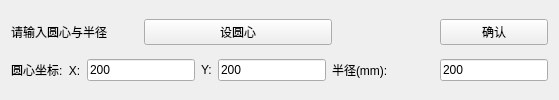
     <widget class="QWidget" name="T3Tab">
      <attribute name="title">
       <string>③</string>
      </attribute>
      <layout class="QGridLayout" name="gridLayout_7">
       <item row="0" column="0" colspan="2">
        <widget class="QLabel" name="T3TipLabel">
         <property name="text">
          <string>请输入圆心与半径</string>
         </property>
        </widget>
       </item>
       <item row="0" column="2" colspan="4">
        <widget class="QPushButton" name="T3SetCircleSpotBtn">
         <property name="text">
          <string>设圆心</string>
         </property>
        </widget>
       </item>
       <item row="0" column="6">
        <spacer name="horizontalSpacer_2">
         <property name="orientation">
          <enum>Qt::Horizontal</enum>
         </property>
         <property name="sizeHint" stdset="0">
          <size>
           <width>96</width>
           <height>20</height>
          </size>
         </property>
        </spacer>
       </item>
       <item row="0" column="7">
        <widget class="QPushButton" name="T3ConfirmBtn">
         <property name="text">
          <string>确认</string>
         </property>
        </widget>
       </item>
       <item row="1" column="0">
        <widget class="QLabel" name="label_13">
         <property name="text">
          <string>圆心坐标:  X:</string>
         </property>
        </widget>
       </item>
       <item row="1" column="1" colspan="2">
        <widget class="QLineEdit" name="T3XLineEdit">
         <property name="text">
          <string>200</string>
         </property>
        </widget>
       </item>
       <item row="1" column="3">
        <widget class="QLabel" name="label_14">
         <property name="text">
          <string>Y:</string>
         </property>
        </widget>
       </item>
       <item row="1" column="4">
        <widget class="QLineEdit" name="T3YLineEdit">
         <property name="text">
          <string>200</string>
         </property>
        </widget>
       </item>
       <item row="1" column="5" colspan="2">
        <widget class="QLabel" name="label_15">
         <property name="text">
          <string>半径(mm):</string>
         </property>
        </widget>
       </item>
       <item row="1" column="7">
        <widget class="QLineEdit" name="T3RadiusLineEdit">
         <property name="text">
          <string>200</string>
         </property>
        </widget>
       </item>
      </layout>
     </widget>
